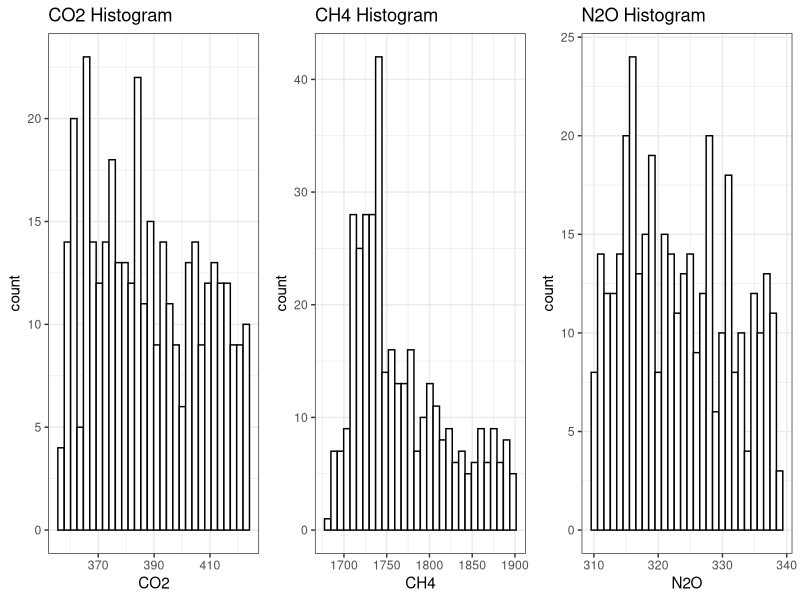
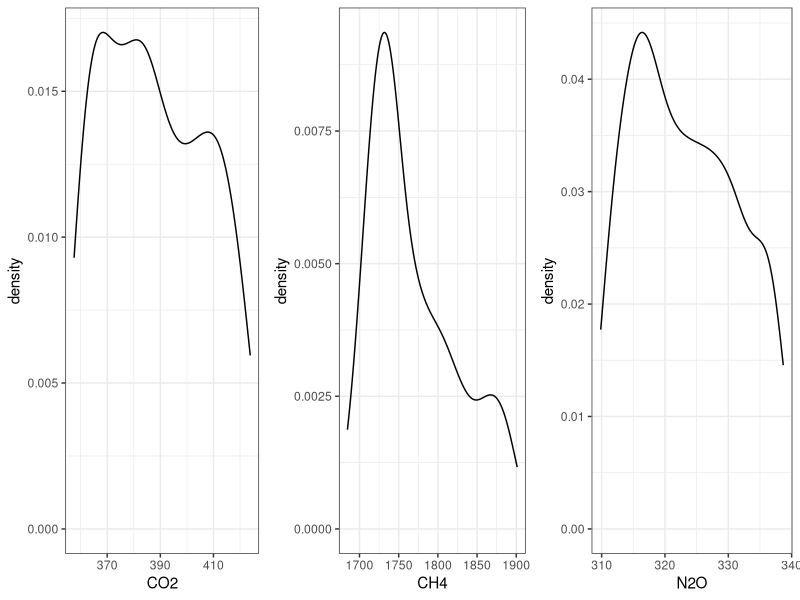
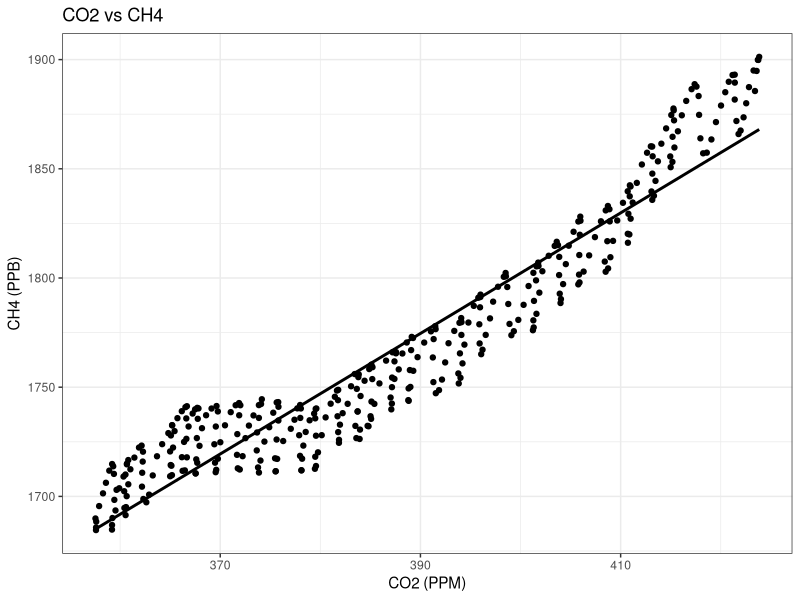
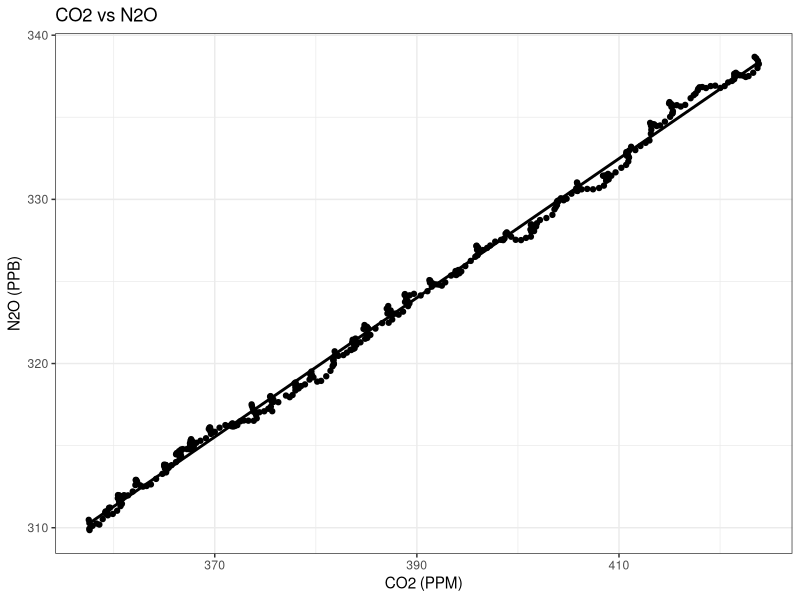
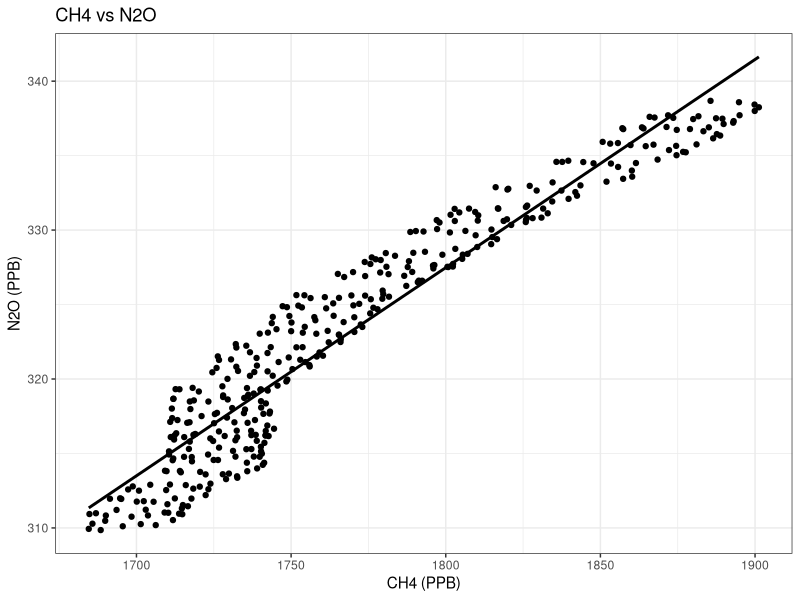
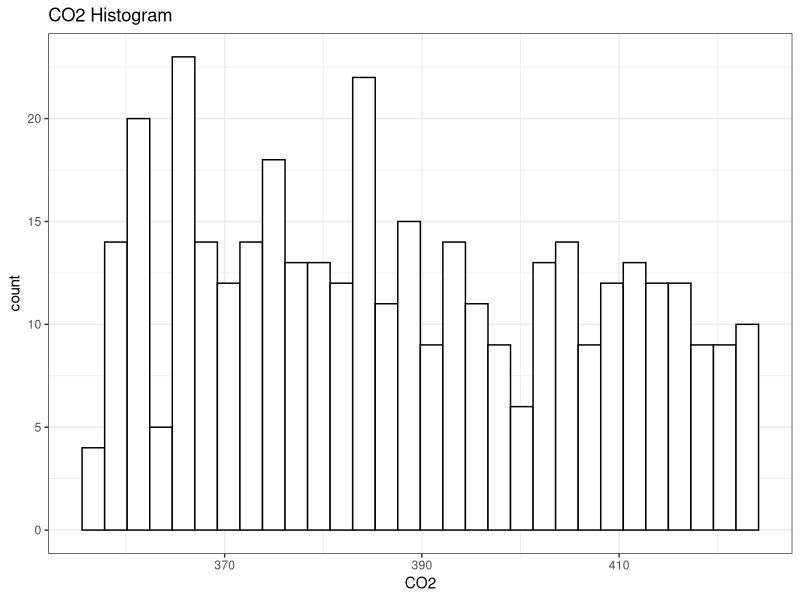
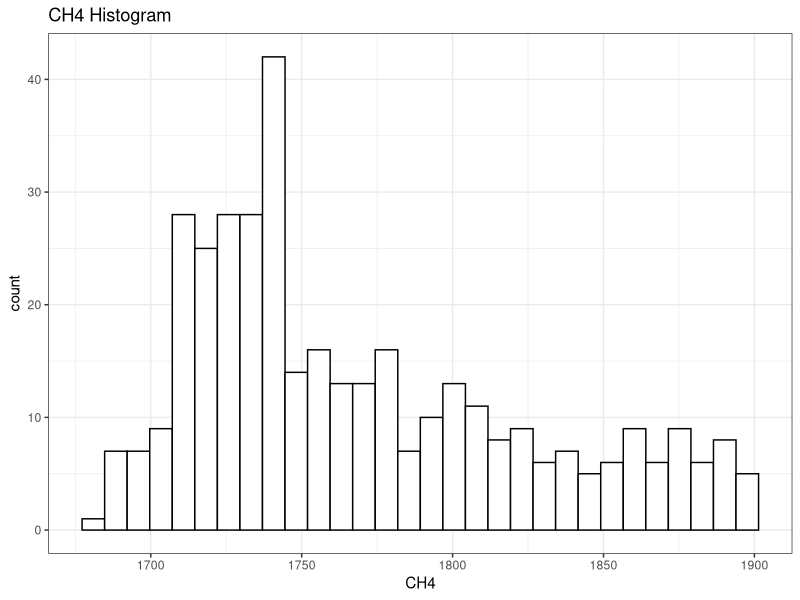
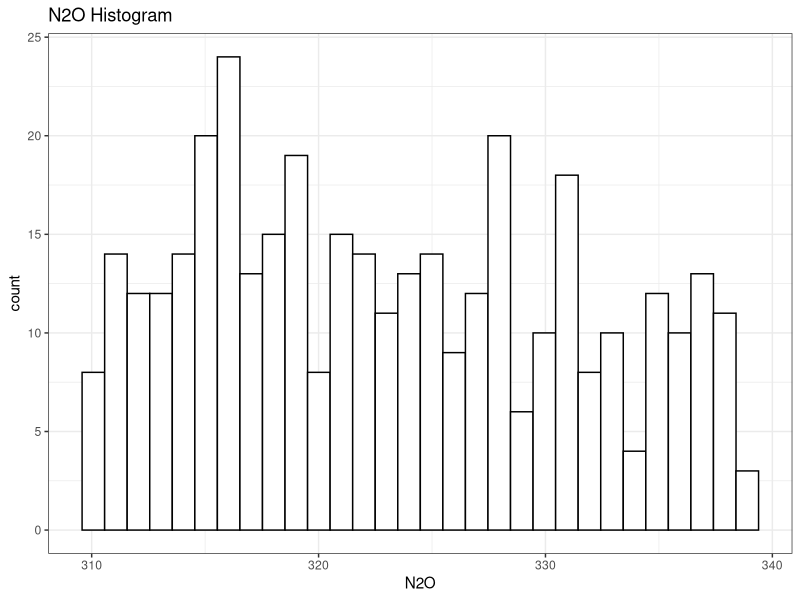

Here is the R script that generated these plots, in order: (Note: this script raises an error after producing the figures.)
############################################################
# ATMOSPHERIC GREENHOUSE GAS ANALYSIS - CAPE GRIM
# GitHub Repository Version
############################################################

############################
# 1. INSTALL / LOAD PACKAGES
############################

install.packages(c("tidyverse", "lubridate", "readxl", "gridExtra", "reshape2"))

library(tidyverse)
library(lubridate)
library(readxl)
library(gridExtra)
library(reshape2)

theme_set(theme_bw())

############################
# 2. IMPORT DATA
############################

ghg <- read_excel("data/GHG Dataset from CSIRO (Cleaned) from 1995 to 2025.xlsx")

ghg <- ghg %>%
  select(Date, `CO2(PPM)`, `CH4(PPB)`, `N2O(PPB)`) %>%
  rename(
    CO2 = `CO2(PPM)`,
    CH4 = `CH4(PPB)`,
    N2O = `N2O(PPB)`
  )

ghg$Date <- as.Date(ghg$Date)
ghg$Year <- year(ghg$Date)
ghg$Month <- month(ghg$Date, label = TRUE, abbr = TRUE)

############################
# 3. DATASET OVERVIEW
############################

cat("\n================ DATASET OVERVIEW ================\n")
str(ghg)
summary(ghg)
cat("Number of observations:", nrow(ghg), "\n")

############################
# 4. DESCRIPTIVE STATISTICS
############################

desc_stats <- data.frame(
  Gas = c("CO2", "CH4", "N2O"),
  Mean = c(mean(ghg$CO2, na.rm = TRUE),
           mean(ghg$CH4, na.rm = TRUE),
           mean(ghg$N2O, na.rm = TRUE)),
  Median = c(median(ghg$CO2, na.rm = TRUE),
             median(ghg$CH4, na.rm = TRUE),
             median(ghg$N2O, na.rm = TRUE)),
  SD = c(sd(ghg$CO2, na.rm = TRUE),
         sd(ghg$CH4, na.rm = TRUE),
         sd(ghg$N2O, na.rm = TRUE)),
  Q1 = c(quantile(ghg$CO2, 0.25, na.rm = TRUE),
         quantile(ghg$CH4, 0.25, na.rm = TRUE),
         quantile(ghg$N2O, 0.25, na.rm = TRUE)),
  Q3 = c(quantile(ghg$CO2, 0.75, na.rm = TRUE),
         quantile(ghg$CH4, 0.75, na.rm = TRUE),
         quantile(ghg$N2O, 0.75, na.rm = TRUE)),
  Min = c(min(ghg$CO2, na.rm = TRUE),
          min(ghg$CH4, na.rm = TRUE),
          min(ghg$N2O, na.rm = TRUE)),
  Max = c(max(ghg$CO2, na.rm = TRUE),
          max(ghg$CH4, na.rm = TRUE),
          max(ghg$N2O, na.rm = TRUE))
)

print(desc_stats)

############################
# 5. NORMALITY ANALYSIS
############################

p1 <- ggplot(ghg, aes(CO2)) +
  geom_histogram(bins = 30, fill = "white", colour = "black") +
  labs(title = "CO2 Histogram")

p2 <- ggplot(ghg, aes(CH4)) +
  geom_histogram(bins = 30, fill = "white", colour = "black") +
  labs(title = "CH4 Histogram")

p3 <- ggplot(ghg, aes(N2O)) +
  geom_histogram(bins = 30, fill = "white", colour = "black") +
  labs(title = "N2O Histogram")

grid.arrange(p1, p2, p3, nrow = 1)

ggsave("figures/co2_histogram.png", p1, width = 6, height = 5)
ggsave("figures/ch4_histogram.png", p2, width = 6, height = 5)
ggsave("figures/n2o_histogram.png", p3, width = 6, height = 5)

d1 <- ggplot(ghg, aes(CO2)) + geom_density(colour = "black")
d2 <- ggplot(ghg, aes(CH4)) + geom_density(colour = "black")
d3 <- ggplot(ghg, aes(N2O)) + geom_density(colour = "black")

grid.arrange(d1, d2, d3, nrow = 1)

ggsave("figures/co2_density.png", d1, width = 6, height = 5)
ggsave("figures/ch4_density.png", d2, width = 6, height = 5)
ggsave("figures/n2o_density.png", d3, width = 6, height = 5)

############################
# 6. TIME SERIES ANALYSIS
############################

p_co2 <- ggplot(ghg, aes(Date, CO2)) +
  geom_line(colour = "black") +
  labs(title = "CO2 Time Series")

p_ch4 <- ggplot(ghg, aes(Date, CH4)) +
  geom_line(colour = "black") +
  labs(title = "CH4 Time Series")

p_n2o <- ggplot(ghg, aes(Date, N2O)) +
  geom_line(colour = "black") +
  labs(title = "N2O Time Series")

ggsave("figures/co2_timeseries.png", p_co2, width = 8, height = 5)
ggsave("figures/ch4_timeseries.png", p_ch4, width = 8, height = 5)
ggsave("figures/n2o_timeseries.png", p_n2o, width = 8, height = 5)

############################################################
# 7. CORRELATION ANALYSIS
############################################################

# Scatter Plot: CO2 vs CH4
scatter_co2_ch4 <- ggplot(ghg, aes(CO2, CH4)) +
  geom_point(colour = "black") +
  geom_smooth(method = "lm", se = FALSE, colour = "black") +
  labs(
    title = "CO2 vs CH4",
    x = "CO2 (PPM)",
    y = "CH4 (PPB)"
  )

print(scatter_co2_ch4)

ggsave(
  "figures/scatter_co2_ch4.png",
  scatter_co2_ch4,
  width = 7,
  height = 5
)

# Scatter Plot: CO2 vs N2O
scatter_co2_n2o <- ggplot(ghg, aes(CO2, N2O)) +
  geom_point(colour = "black") +
  geom_smooth(method = "lm", se = FALSE, colour = "black") +
  labs(
    title = "CO2 vs N2O",
    x = "CO2 (PPM)",
    y = "N2O (PPB)"
  )

print(scatter_co2_n2o)

ggsave(
  "figures/scatter_co2_n2o.png",
  scatter_co2_n2o,
  width = 7,
  height = 5
)

# Scatter Plot: CH4 vs N2O
scatter_ch4_n2o <- ggplot(ghg, aes(CH4, N2O)) +
  geom_point(colour = "black") +
  geom_smooth(method = "lm", se = FALSE, colour = "black") +
  labs(
    title = "CH4 vs N2O",
    x = "CH4 (PPB)",
    y = "N2O (PPB)"
  )

print(scatter_ch4_n2o)

ggsave(
  "figures/scatter_ch4_n2o.png",
  scatter_ch4_n2o,
  width = 7,
  height = 5
)

# Spearman Correlation Matrix
cor_matrix <- cor(
  ghg[, c("CO2", "CH4", "N2O")],
  method = "spearman",
  use = "complete.obs"
)

cat("\n================ SPEARMAN CORRELATION MATRIX ================\n")
print(cor_matrix)

write.csv(
  cor_matrix,
  "outputs/spearman_correlation_matrix.csv"
)

############################################################
# 8. LINEAR REGRESSION ANALYSIS
############################################################

# Linear Regression Models
model_co2 <- lm(CO2 ~ Year, data = ghg)
model_ch4 <- lm(CH4 ~ Year, data = ghg)
model_n2o <- lm(N2O ~ Year, data = ghg)

# Model Summaries
cat("\n================ REGRESSION SUMMARIES ================\n")

summary(model_co2)
summary(model_ch4)
summary(model_n2o)

# Regression Summary Table
regression_summary <- data.frame(
  Gas = c("CO2", "CH4", "N2O"),
  Slope = c(
    coef(model_co2)[2],
    coef(model_ch4)[2],
    coef(model_n2o)[2]
  ),
  Intercept = c(
    coef(model_co2)[1],
    coef(model_ch4)[1],
    coef(model_n2o)[1]
  ),
  R2 = c(
    summary(model_co2)$r.squared,
    summary(model_ch4)$r.squared,
    summary(model_n2o)$r.squared
  )
)

cat("\n================ REGRESSION SUMMARY TABLE ================\n")
print(regression_summary)

# CO2 Regression Plot
reg_co2 <- ggplot(ghg, aes(Year, CO2)) +
  geom_point(colour = "black") +
  geom_smooth(method = "lm", se = FALSE, colour = "black") +
  labs(
    title = "CO2 Linear Regression",
    x = "Year",
    y = "CO2 (PPM)"
  )

print(reg_co2)

ggsave(
  "figures/co2_regression.png",
  reg_co2,
  width = 7,
  height = 5
)

# CH4 Regression Plot
reg_ch4 <- ggplot(ghg, aes(Year, CH4)) +
  geom_point(colour = "black") +
  geom_smooth(method = "lm", se = FALSE, colour = "black") +
  labs(
    title = "CH4 Linear Regression",
    x = "Year",
    y = "CH4 (PPB)"
  )

print(reg_ch4)

ggsave(
  "figures/ch4_regression.png",
  reg_ch4,
  width = 7,
  height = 5
)

# N2O Regression Plot
reg_n2o <- ggplot(ghg, aes(Year, N2O)) +
  geom_point(colour = "black") +
  geom_smooth(method = "lm", se = FALSE, colour = "black") +
  labs(
    title = "N2O Linear Regression",
    x = "Year",
    y = "N2O (PPB)"
  )

print(reg_n2o)

ggsave(
  "figures/n2o_regression.png",
  reg_n2o,
  width = 7,
  height = 5
)

# Export Regression Summary
write.csv(
  regression_summary,
  "outputs/regression_summary.csv",
  row.names = FALSE
)

############################
# 9. SHORT TERM VARIABILITY
############################

ghg <- ghg %>%
  arrange(Date) %>%
  mutate(
    CO2_change = abs(CO2 - lag(CO2)),
    CH4_change = abs(CH4 - lag(CH4)),
    N2O_change = abs(N2O - lag(N2O))
  )

variability_stats <- data.frame(
  Gas = c("CO2", "CH4", "N2O"),
  Median_Absolute_Change = c(
    median(ghg$CO2_change, na.rm = TRUE),
    median(ghg$CH4_change, na.rm = TRUE),
    median(ghg$N2O_change, na.rm = TRUE)
  ),
  SD_Monthly_Change = c(
    sd(ghg$CO2_change, na.rm = TRUE),
    sd(ghg$CH4_change, na.rm = TRUE),
    sd(ghg$N2O_change, na.rm = TRUE)
  )
)

############################################################
# 10. SEASONAL ANALYSIS
############################################################

# Calculate Monthly Median Concentrations
monthly_medians <- ghg %>%
  group_by(Month) %>%
  summarise(
    CO2 = median(CO2, na.rm = TRUE),
    CH4 = median(CH4, na.rm = TRUE),
    N2O = median(N2O, na.rm = TRUE)
  )

# Reshape Data for Plotting
monthly_long <- melt(monthly_medians, id.vars = "Month")

############################################################
# CO2 SEASONALITY GRAPH
############################################################

season_co2 <- ggplot(
  monthly_medians,
  aes(Month, CO2, group = 1)
) +
  geom_line(colour = "black") +
  geom_point(colour = "black") +
  labs(
    title = "Seasonal Trend of CO2",
    x = "Month",
    y = "Median CO2 Concentration (PPM)"
  ) +
  theme_bw()

print(season_co2)

ggsave(
  "figures/co2_seasonality.png",
  season_co2,
  width = 7,
  height = 5
)

############################################################
# CH4 SEASONALITY GRAPH
############################################################

season_ch4 <- ggplot(
  monthly_medians,
  aes(Month, CH4, group = 1)
) +
  geom_line(colour = "black") +
  geom_point(colour = "black") +
  labs(
    title = "Seasonal Trend of CH4",
    x = "Month",
    y = "Median CH4 Concentration (PPB)"
  ) +
  theme_bw()

print(season_ch4)

ggsave(
  "figures/ch4_seasonality.png",
  season_ch4,
  width = 7,
  height = 5
)

############################################################
# N2O SEASONALITY GRAPH
############################################################

season_n2o <- ggplot(
  monthly_medians,
  aes(Month, N2O, group = 1)
) +
  geom_line(colour = "black") +
  geom_point(colour = "black") +
  labs(
    title = "Seasonal Trend of N2O",
    x = "Month",
    y = "Median N2O Concentration (PPB)"
  ) +
  theme_bw()

print(season_n2o)

ggsave(
  "figures/n2o_seasonality.png",
  season_n2o,
  width = 7,
  height = 5
)

############################################################
# COMBINED SEASONALITY GRAPH
############################################################

season_combined <- ggplot(
  monthly_long,
  aes(Month, value, group = variable)
) +
  geom_line(colour = "black") +
  geom_point(colour = "black") +
  facet_wrap(~variable, scales = "free_y") +
  labs(
    title = "Monthly Median Seasonal Trends",
    x = "Month",
    y = "Median Concentration"
  ) +
  theme_bw()

print(season_combined)

ggsave(
  "figures/combined_seasonality.png",
  season_combined,
  width = 10,
  height = 6
)

############################################################
# SEASONAL AMPLITUDE CALCULATION
############################################################

seasonal_amplitude <- monthly_long %>%
  group_by(variable) %>%
  summarise(
    Seasonal_Amplitude = max(value) - min(value)
  )

cat("\n================ SEASONAL AMPLITUDE ================\n")
print(seasonal_amplitude)

write.csv(
  seasonal_amplitude,
  "outputs/seasonal_amplitude.csv",
  row.names = FALSE
)

############################
# 11. EXPORT RESULTS
############################

write.csv(desc_stats, "outputs/descriptive_statistics.csv", row.names = FALSE)
write.csv(regression_summary, "outputs/regression_summary.csv", row.names = FALSE)
write.csv(variability_stats, "outputs/variability_statistics.csv", row.names = FALSE)
write.csv(seasonal_amplitude, "outputs/seasonal_amplitude.csv", row.names = FALSE)

cat("Analysis complete. Outputs saved in /outputs and figures saved in /figures.\n")
